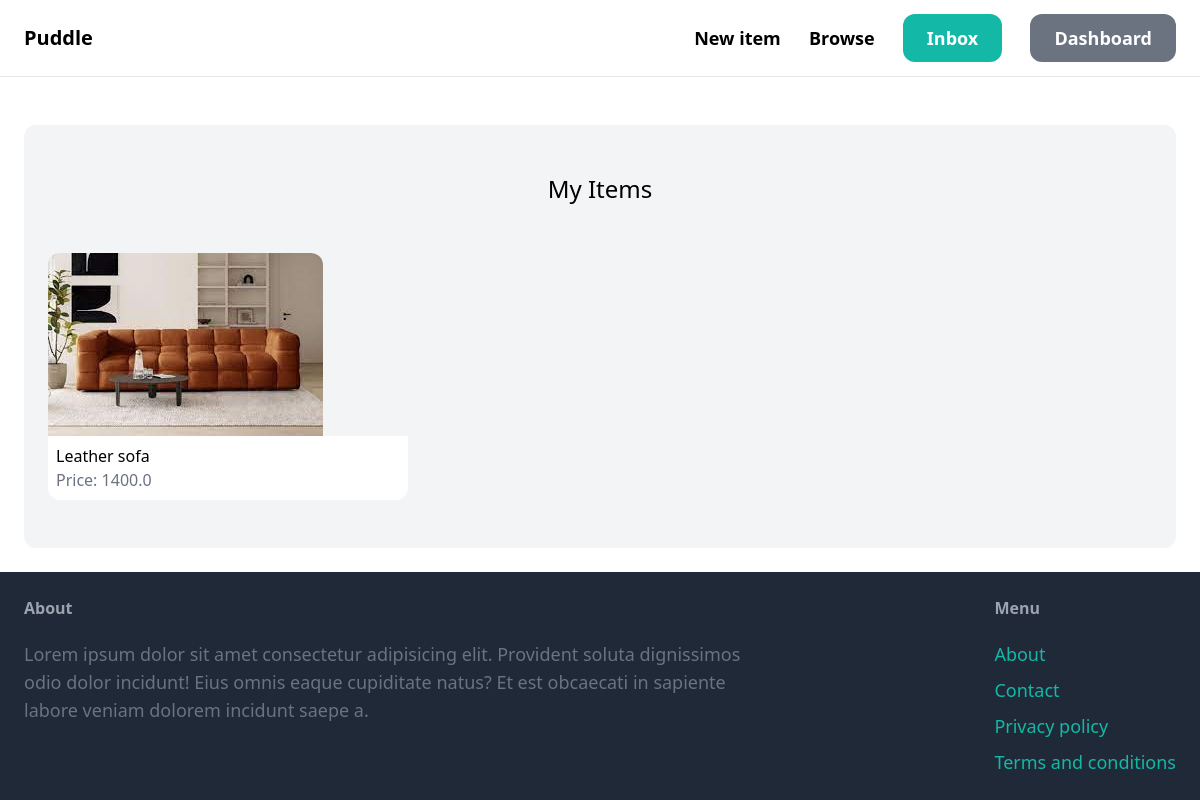
The app's page /dashboard/ (signed in) with its own data.
### item/models.py (models this page shows, shortened)
class Items(models.Model):
    category = models.ForeignKey(Category, related_name='items', on_delete=models.CASCADE)
    name = models.CharField(max_length=255)
    description = models.TextField(blank=True, null=True)
    price = models.FloatField()
    image = models.ImageField(upload_to='item_images', blank=True, null=True)
    is_sold = models.BooleanField(default=False)
    created_by = models.ForeignKey(User, related_name='items', on_delete=models.CASCADE)
    created_at = models.DateTimeField(auto_now_add=True)
    class Meta:
        verbose_name_plural = 'Items'

### dashboard/views.py (the view)
# urls.py: path('',views.index,name='index'),
@login_required
def index(request):
    items = Items.objects.filter(created_by = request.user)
    context = {'items':items}
    return render(request, 'dashboard/index.html', context)

### dashboard/templates/dashboard/index.html (shortened to what this page needs)
{% extends 'core/base.html' %}
{% block content %}
 <div class="mt-6 px-6 py-12 bg-gray-100 rounded-xl">
  <h2 class="mb-12 text-2xl text-center">My Items</h2>
    <div class="grid grid-cols-3 gap-3">
      {% for item in items %}
      <div>
            <a href="{% url 'item:detail' item.id %}">
              <div>
                <img src="{{ item.image.url }}" class="rounded-t-xl">
              </div>
              <div class="p-2 bg-white rounded-b-xl">
                  <h2 class="text-1xl">{{ item.name }}</h2>
                  <p class="text-gray-500">Price: {{item.price}}</p>
              </div>
            </a>
        </div>
      {% endfor %}
    </div>
 </div>
 {% endblock %}

### records on screen
Items: image (picture), name "Leather sofa", price "1400.0"
